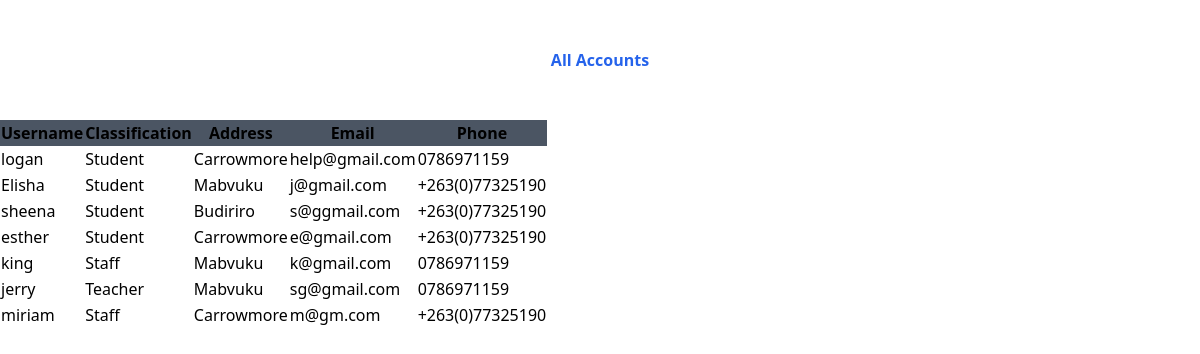
/users/ (signed in), run on the app's committed database.
### acct/models.py (models this page shows, shortened)
class acct_attribute(models.Model):
    classification = (
        ('Student', 'Student'),
        ('Teacher', 'Teacher'),
        ('Staff', 'Staff'),
        ('Parent', 'Parent'),
    )
    gender = (
        ('Female', 'Female'),
        ('Male', 'Male')
    )
    rootid = models.ForeignKey(User, on_delete=models.CASCADE)
    classification = models.CharField(max_length=20, choices=classification)
    gender = models.CharField(max_length=20, choices=gender)
    phone = models.CharField(max_length=15)
    address = models.CharField(max_length=50, default='')
    user = models.IntegerField(default=1)
    timestamp = models.DateTimeField(auto_now_add = True, auto_now=False)
    updated = models.DateTimeField(auto_now_add = False, auto_now=True)

### acct/views.py (the view)
# urls.py: path('users/', views.acc_attributes, name='users'),
@login_required
def acc_attributes(request):
    users = acct_attribute.objects.all()
    context = {'users': users, 'authe': User}
    return render(request, 'acc_attributes.html', context)

### acct/templates/acc_attributes.html (shortened to what this page needs)
{% load tailwind_tags %}
<!DOCTYPE html>
<html>
    <head>
        {% tailwind_css %}
    </head>
    <body>
            <div class="font-bold text-blue-600 text-center"> <h1 >All Accounts</h1></div>
         <table class="will-change-auto">
            <tr>
                <thead class="bg-gray-600 border-spacing-4">
                    <th>Username</th>
                    <th>Classification</th>
                    <th>Address</th>
                    <th>Email</th>
                    <th>Phone</th>
                </thead>
            </tr>
            {% if users %}
                {% for user in users %}
            <tbody>
                <tr>
                    <td class="">{{user.rootid.username}}</td>
                    <td class="items-center">{{user.classification}}</td>
                    <td class="items-center">{{user.address}}</td>
                    <td class="items-center">{{user.rootid.email}}</td>
                    <td class="items-center">{{user.phone}}</td>
                </tr>
                {% endfor %}
            </tbody>
             </table>
            {% else %}
                <p>No accounts found.</p>
            {% endif %}
    </body>
</html>

### data on the page
acct_attribute: rootid.username "logan", classification "Student", address "Carrowmore", rootid.email "help@gmail.com", phone "0786971159"
acct_attribute: rootid.username "Elisha", classification "Student", address "Mabvuku", rootid.email "j@gmail.com", phone "+263(0)77325190"
acct_attribute: rootid.username "sheena", classification "Student", address "Budiriro", rootid.email "s@ggmail.com", phone "+263(0)77325190"
acct_attribute: rootid.username "esther", classification "Student", address "Carrowmore", rootid.email "e@gmail.com", phone "+263(0)77325190"
acct_attribute: rootid.username "king", classification "Staff", address "Mabvuku", rootid.email "k@gmail.com", phone "0786971159"
acct_attribute: rootid.username "jerry", classification "Teacher", address "Mabvuku", rootid.email "sg@gmail.com", phone "0786971159"
acct_attribute: rootid.username "miriam", classification "Staff", address "Carrowmore", rootid.email "m@gm.com", phone "+263(0)77325190"
